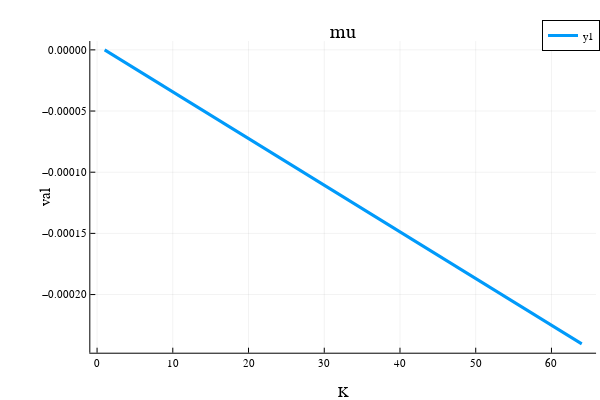

Source (notebook cell):
### Code cell
x = 1:opt.K
plot(x, problem.μ, linewidth=3)
plot!(xlabel="K", ylabel="val")  
title!("mu")

### Figure 1 — Plotly figure (JSON) as saved in the notebook; plotly's stock layout.template omitted (floating-point values rounded to 4 significant figures)
{"data": [{"colorbar": {"title": {"text": ""}}, "legendgroup": "y1", "line": {"color": "rgba(0, 154, 250, 1.000)", "dash": "solid", "shape": "linear", "width": 3}, "mode": "lines", "name": "y1", "showlegend": true, "type": "scatter", "x": [1, 2, 3, 4, 5, 6, 7, 8, 9, 10, 11, 12, 13, 14, 15, 16, 17, 18, 19, 20, 21, 22, 23, 24, 25, 26, 27, 28, 29, 30, 31, 32, 33, 34, 35, 36, 37, 38, 39, 40, 41, 42, 43, 44, 45, 46, 47, 48, 49, 50, 51, 52, 53, 54, 55, 56, 57, 58, 59, 60, 61, 62, 63, 64], "xaxis": "x", "y": [0, -3.815e-06, -7.629e-06, -1.144e-05, -1.526e-05, -1.907e-05, -2.289e-05, -2.67e-05, -3.052e-05, -3.433e-05, -3.815e-05, -4.196e-05, -4.578e-05, -4.959e-05, -5.341e-05, -5.722e-05, -6.104e-05, -6.485e-05, -6.866e-05, -7.248e-05, -7.629e-05, -8.011e-05, -8.392e-05, -8.774e-05, -9.155e-05, -9.537e-05, -9.918e-05, -0.000103, -0.0001068, -0.0001106, -0.0001144, -0.0001183, -0.0001221, -0.0001259, -0.0001297, -0.0001335, -0.0001373, -0.0001411, -0.000145, -0.0001488, -0.0001526, -0.0001564, -0.0001602, -0.000164, -0.0001678, -0.0001717, -0.0001755, -0.0001793, -0.0001831, -0.0001869, -0.0001907, -0.0001945, -0.0001984, -0.0002022, -0.000206, -0.0002098, -0.0002136, -0.0002174, -0.0002213, -0.0002251, -0.0002289, -0.0002327, -0.0002365, -0.0002403], "yaxis": "y", "zmax": null, "zmin": null}], "layout": {"annotations": [{"font": {"color": "rgba(0, 0, 0, 1)", "family": "sans-serif", "size": 20}, "rotation": 0, "showarrow": false, "text": "mu", "x": 0.572, "xanchor": "center", "xref": "paper", "y": 1, "yanchor": "top", "yref": "paper"}], "height": 400, "legend": {"bgcolor": "rgba(255, 255, 255, 1.000)", "bordercolor": "rgba(0, 0, 0, 1)", "borderwidth": 1, "font": {"color": "rgba(0, 0, 0, 1)", "family": "sans-serif", "size": 11}, "title": {"font": {"color": "rgba(0, 0, 0, 1)", "family": "sans-serif", "size": 15}, "text": ""}, "tracegroupgap": 0, "traceorder": "normal", "x": 1, "xanchor": "auto", "y": 1, "yanchor": "auto"}, "margin": {"b": 20, "l": 0, "r": 0, "t": 20}, "paper_bgcolor": "rgba(255, 255, 255, 1.000)", "plot_bgcolor": "rgba(255, 255, 255, 1.000)", "showlegend": true, "width": 600, "xaxis": {"anchor": "y", "domain": [0.1505, 0.9934], "gridcolor": "rgba(0, 0, 0, 0.1)", "gridwidth": 0.5, "linecolor": "rgba(0, 0, 0, 1)", "mirror": false, "range": [-0.89, 65.89], "showgrid": true, "showline": true, "showticklabels": true, "tickangle": 0, "tickcolor": "rgb(0, 0, 0)", "tickfont": {"color": "rgba(0, 0, 0, 1)", "family": "sans-serif", "size": 11}, "tickmode": "array", "ticks": "inside", "ticktext": ["0", "10", "20", "30", "40", "50", "60"], "tickvals": [0, 10, 20, 30, 40, 50, 60], "title": {"font": {"color": "rgba(0, 0, 0, 1)", "family": "sans-serif", "size": 15}, "text": "K"}, "type": "linear", "visible": true, "zeroline": false, "zerolinecolor": "rgba(0, 0, 0, 1)"}, "yaxis": {"anchor": "x", "domain": [0.07581, 0.9415], "gridcolor": "rgba(0, 0, 0, 0.1)", "gridwidth": 0.5, "linecolor": "rgba(0, 0, 0, 1)", "mirror": false, "range": [-0.0002475, 7.21e-06], "showgrid": true, "showline": true, "showticklabels": true, "tickangle": 0, "tickcolor": "rgb(0, 0, 0)", "tickfont": {"color": "rgba(0, 0, 0, 1)", "family": "sans-serif", "size": 11}, "tickmode": "array", "ticks": "inside", "ticktext": ["−0.00020", "−0.00015", "−0.00010", "−0.00005", "0.00000"], "tickvals": [-0.0002, -0.00015, -0.0001, -5e-05, 0], "title": {"font": {"color": "rgba(0, 0, 0, 1)", "family": "sans-serif", "size": 15}, "text": "val"}, "type": "linear", "visible": true, "zeroline": false, "zerolinecolor": "rgba(0, 0, 0, 1)"}}}
